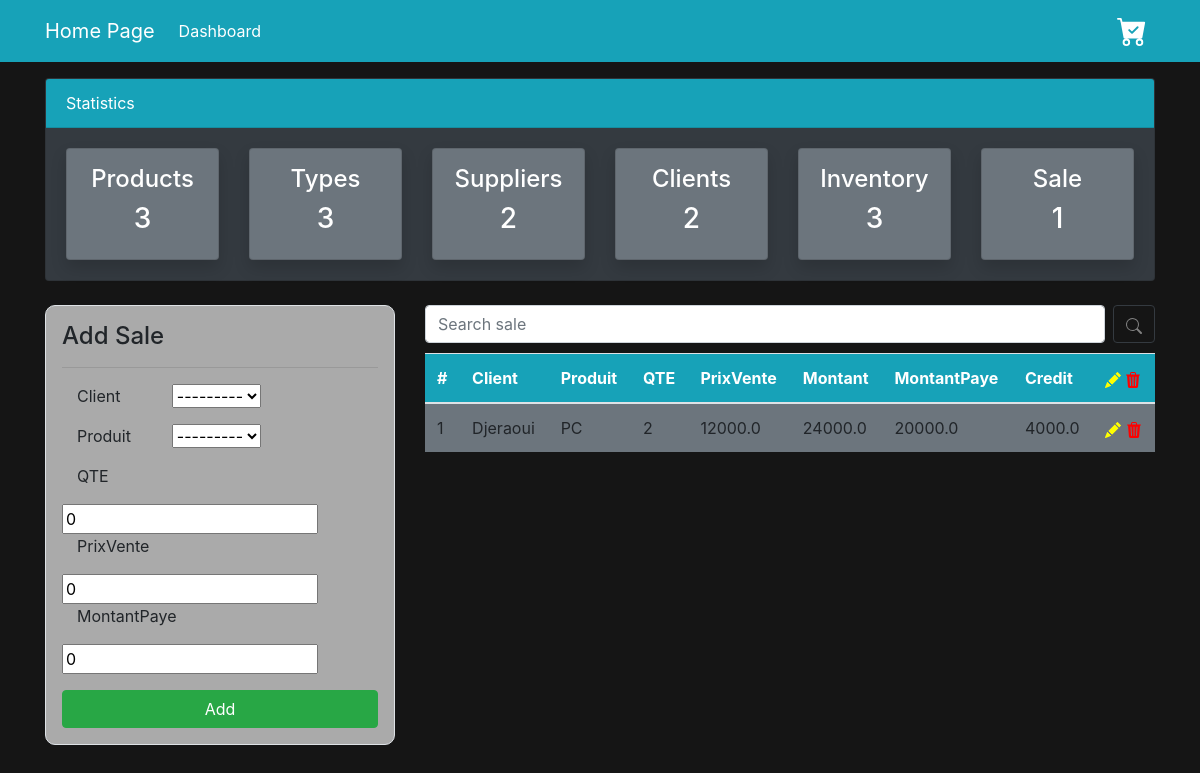
The app's page /Vente/ with its own data.
### GestStockMagasin/models.py (models this page shows, shortened)
class VenteComptoir(models.Model):
    CodeVente = models.AutoField(primary_key=True)
    Client = models.ForeignKey(Client, on_delete=models.CASCADE)
    Produit = models.ForeignKey(Produit, on_delete=models.CASCADE)
    Qte = models.IntegerField(default=0)
    PrixVente = models.FloatField(default= 0)
    MontantPaye = models.FloatField(default=0)
    @property
    def Montant(self):
        Montant = 0
        if self.Qte != 0 :
            Montant = self.Qte * self.PrixVente
            return Montant
    @property
    def Credit(self):
        Credit = 0
        Montant = (self.Qte * self.PrixVente)
        if self.MontantPaye < Montant :
            Credit = Montant - self.MontantPaye
            return Credit

class Client (models.Model):
    CodeC = models.AutoField(primary_key= True)
    NomC = models.CharField(max_length=100,default="")
    PrenomC = models.CharField(max_length=100,default="")
    AdresseC = models.CharField(max_length=100,default="")
    TelephoneC = models.CharField(max_length=100,default="")
    def __str__(self):
        return str(self.NomC)

class Produit (models.Model):
    CodeP = models.AutoField(primary_key=True)
    DesignationP = models.CharField(max_length=100)
    Type = models.ForeignKey(TypeProduit, on_delete=models.CASCADE)
    Fournisseur = models.ForeignKey(Fournisseur, on_delete=models.CASCADE)
    def __str__(self):
        return str(self.DesignationP)

### GestStockMagasin/views.py (the view)
# urls.py: path('Vente/', views.afficher_Vente, name="dashboard-vente"),
def afficher_Vente(request):
    item = VenteComptoir.objects.all()
    vente_count = item.count()
    prods = Produit.objects.all()
    prod_count = prods.count()
    fours = Fournisseur.objects.all()
    fours_count = fours.count()
    types = TypeProduit.objects.all()
    type_count = types.count()
    users = User.objects.all()
    user_count = users.count()
    Clients = Client.objects.all()
    client_count = Clients.count()
    stock = Stock.objects.all()
    stock_count = stock.count()
    if request.method =="GET":
        query=request.GET.get('recherche')
        if query:
            item=VenteComptoir.objects.filter(Client__NomC__contains = query)
    if request.method == 'POST':
        form = VentCForm(request.POST)
        if form.is_valid():
            form.save()
            return redirect('dashboard-vente')
    else:
        form = VentCForm()
    contexte = {
        'ventes':item,
        'form' : form,
        'P_count':prod_count,
        'F_count':fours_count,
        'C_count':client_count,
        'U_count': user_count,
        'T_count':type_count,
        'S_count':stock_count,
        'V_count':vente_count,
    }
    return render(request, 'Vente/vente.html', contexte)

### GestStockMagasin/forms.py
class VentCForm(forms.ModelForm):
    class Meta:
        model = VenteComptoir
        fields = ['Client', 'Produit','Qte','PrixVente','MontantPaye']

### GestStockMagasin/templates/Vente/vente.html (shortened to what this page needs)
<!DOCTYPE html>
<html lang="en">
  <head>
    <link
      rel="stylesheet"
      href="https://cdn.jsdelivr.net/npm/bootstrap@4.6.2/dist/css/bootstrap.min.css"
    />
  </head>
  <body style="background-color: #151515">
    <nav class="navbar navbar-expand-lg navbar-info bg-info">
      <div class="container">
        <a class="navbar-brand text-white" href="{% url 'main-dashboard' %}"
          >Home Page</a
        >
        <div class="collapse navbar-collapse" id="navbarSupportedContent">
          <ul class="navbar-nav mr-auto">
            <li class="nav-item active">
              <a class="nav-link text-white" href="{% url 'main-dashboard' %}"
                >Dashboard <span class="sr-only">(current)</span></a
              >
            </li>
          </ul>
          <ul class="navbar-nav ml-auto">
            <li class="nav-item active">
              <a class="nav-link text-white" href="{% url 'main-dashboard' %}">
              </a>
            </li>
          </ul>
        </div>
      </div>
    </nav>
    <div class="container">
      <div class="row mt-3">
        <div class="col-md-12">
          <div class="card bg-dark">
            <div class="card-header text-white bg-info">Statistics</div>
            <div class="card-body">
              <div class="row">
                <div class="col-md-2">
                  <a
                    class="text-decoration-none text-white"
                    href="{% url 'dashboard-produits' %}"
                  >
                    <div
                      class="card my-card shadow text-center p-3 bg-secondary"
                    >
                      <h4>Products </h4>
                      <h3>{{ P_count }}</h3>
                    </div>
                  </a>
                </div>
                <div class="col-md-2">
                  <a
                    class="text-decoration-none text-white"
                    href="{% url 'dashboard-types' %}"
                  >
                    <div
                      class="card my-card shadow text-center p-3 bg-secondary"
                    >
                      <h4>Types </h4>
                      <h3>{{ T_count }}</h3>
                    </div>
                  </a>
                </div>
                <div class="col-md-2">
                  <a
                    class="text-decoration-none text-white"
                    href="{% url 'dashboard-Fournisseur' %}"
                  >
                    <div
                      class="card my-card shadow text-center p-3 bg-secondary"
                    >
                      <h4>Suppliers </h4>
                      <h3>{{ F_count }}</h3>
                    </div>
                  </a>
                </div>
                <div class="col-md-2">
                  <a
                    class="text-decoration-none text-white"
                    href="{% url 'dashboard-client' %}"
                  >
                    <div
                      class="card my-card shadow text-center p-3 bg-secondary"
                    >
                      <h4>Clients </h4>
                      <h3>{{ C_count }}</h3>
                    </div>
                  </a>
                </div>
                <div class="col-md-2">
                  <a
                    class="text-decoration-none text-white"
                    href="{% url 'dashboard-stock' %}"
                  >
                    <div
                      class="card my-card shadow text-center p-3 bg-secondary"
                    >
                      <h4>Inventory</h4>
                      <h3>{{ S_count }}</h3>
                    </div>
                  </a>
                </div>
                <div class="col-md-2">
                  <a
                    class="text-decoration-none text-white"
                    href="{% url 'dashboard-vente' %}"
                  >
                    <div
                      class="card my-card shadow text-center p-3 bg-secondary"
                    >
                      <h4>Sale</h4>
                      <h3>{{ V_count }}</h3>
                    </div>
                  </a>
                </div>
              </div>
            </div>
          </div>
        </div>
      </div>
    </div>
    <div class="container">
      <div class="row my-4">
        <div class="col-md-4">
          <div
            class="border p-3"
            style="border-radius: 10px; background-color: #aaaaaa"
          >
            <h4>Add Sale</h4>
            <hr />
            <form action="" method="POST">
              <div class="form-group">
                <div>
                  <label class="col-md-4 form-group" for="inputAddress"
                    >Client</label
                  >
                  {{ form.Client }}
                </div>
                <div>
                  <label class="col-md-4 form-group" for="inputAddress"
                    >Produit</label
                  >
                  {{ form.Produit }}
                </div>
                <div>
                  <label class="col-md-4 form-group" for="inputAddress"
                    >QTE</label
                  >
                  {{ form.Qte }}
                </div>
                <div>
                  <label class="col-md-4 form-group" for="inputAddress"
                    >PrixVente</label
                  >
                  {{ form.PrixVente }}
                </div>
                <div>
                  <label class="col-md-4 form-group" for="inputAddress"
                    >MontantPaye</label
                  >
                  {{ form.MontantPaye }}
                </div>
              </div>
              <input
                type="submit"
                value="Add"
                class="btn btn-success btn-block"
              />
            </form>
          </div>
        </div>
        <div class="col-md-8">
          <form style="margin-bottom: 10px" action="" method="GET">
            <div class="input-group">
              <input
                type="text"
                name="recherche"
                id="search"
                class="form-control rounded"
                placeholder="Search sale"
                aria-label="Search"
                aria-describedby="search-addon"
              />
              <button
                style="margin-left: 8px"
                type="submit"
                class="btn btn-outline-dark"
              >
                <svg
                  xmlns="http://www.w3.org/2000/svg"
                  width="16"
                  height="16"
                  fill="grey"
                  class="bi bi-search"
                  viewBox="0 0 16 16"
                >
                  <path
                    d="M11.742 10.344a6.5 6.5 0 1 0-1.397 1.398h-.001c.03.04.062.078.098.115l3.85 3.85a1 1 0 0 0 1.415-1.414l-3.85-3.85a1.007 1.007 0 0 0-.115-.1zM12 6.5a5.5 5.5 0 1 1-11 0 5.5 5.5 0 0 1 11 0z"
                  />
                </svg>
              </button>
            </div>
          </form>
          <table class="table bg-secondary">
            <thead class="bg-info">
              <tr class="text-white">
                <th scope="col">#</th>
                <th scope="col">Client</th>
                <th scope="col">Produit</th>
                <th scope="col">QTE</th>
                <th scope="col">PrixVente</th>
                <th scope="col">Montant</th>
                <th scope="col">MontantPaye</th>
                <th scope="col">Credit</th>
                <th class="text-black">
                </th>
              </tr>
            </thead>
            <tbody>
              {% for V in ventes %}
              <tr>
                <td>{{ V.CodeVente }}</td>
                <td>{{ V.Client }}</td>
                <td>{{ V.Produit }}</td>
                <td>{{ V.Qte }}</td>
                <td>{{ V.PrixVente }}</td>
                <td>{{ V.Montant }}</td>
                <td>{{ V.MontantPaye }}</td>
                <td>{{ V.Credit }}</td>
                <td>
                  <a href="{% url 'edit-vente' V.CodeVente %}">
                  </a>
                  <a href="{% url 'delete-vente' V.CodeVente %}">
                  </a>
                </td>
              </tr>
              {% endfor %}
            </tbody>
          </table>
        </div>
      </div>
    </div>
  </body>
</html>

### records on screen
VenteComptoir: CodeVente "1", Client "Djeraoui", Produit "PC", Qte "2", PrixVente "12000.0", Montant "24000.0", MontantPaye "20000.0", Credit "4000.0"

### other values on screen
{{ P_count }} "3"
{{ T_count }} "3"
{{ F_count }} "2"
{{ C_count }} "2"
{{ S_count }} "3"
{{ V_count }} "1"
